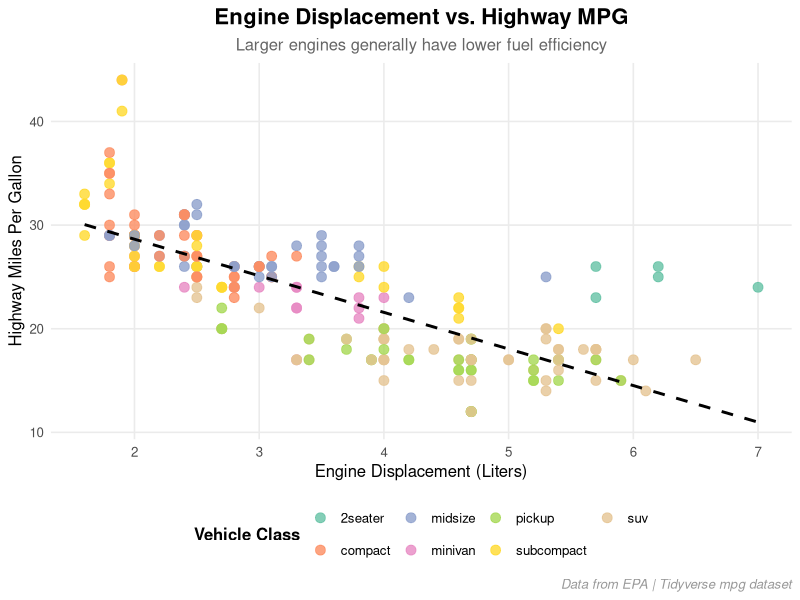

Write R code to recreate this figure.
## ---- chunk 1
suppressPackageStartupMessages(library(tidyverse))
## ---- chunk 2
library(tidyverse)

ggplot(mpg, aes(x = displ, y = hwy, color = class)) +
  geom_point(size = 3, alpha = 0.8) +
  geom_smooth(method = "lm", se = FALSE, aes(group = 1), 
              color = "black", linetype = "dashed") +
  scale_color_brewer(palette = "Set2") +
  labs(
    title = "Engine Displacement vs. Highway MPG",
    subtitle = "Larger engines generally have lower fuel efficiency",
    x = "Engine Displacement (Liters)",
    y = "Highway Miles Per Gallon",
    color = "Vehicle Class",
    caption = "Data from EPA | Tidyverse mpg dataset"
  ) +
  theme_minimal(base_size = 12) +
  theme(
    plot.title = element_text(face = "bold", size = 16, hjust = 0.5),
    plot.subtitle = element_text(hjust = 0.5, color = "gray40"),
    plot.caption = element_text(color = "gray60", face = "italic"),
    panel.grid.minor = element_blank(),
    legend.position = "bottom",
    legend.title = element_text(face = "bold"),
    plot.background = element_rect(fill = "white", color = NA)
  )
